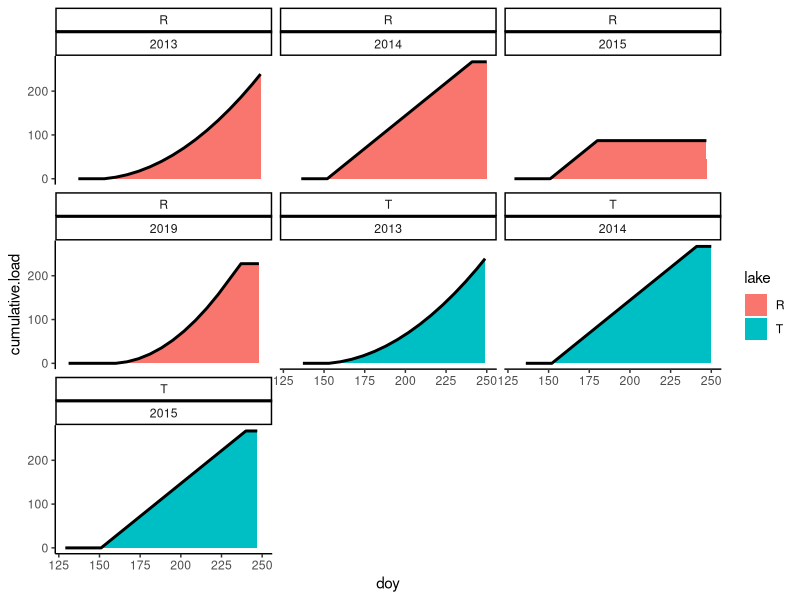
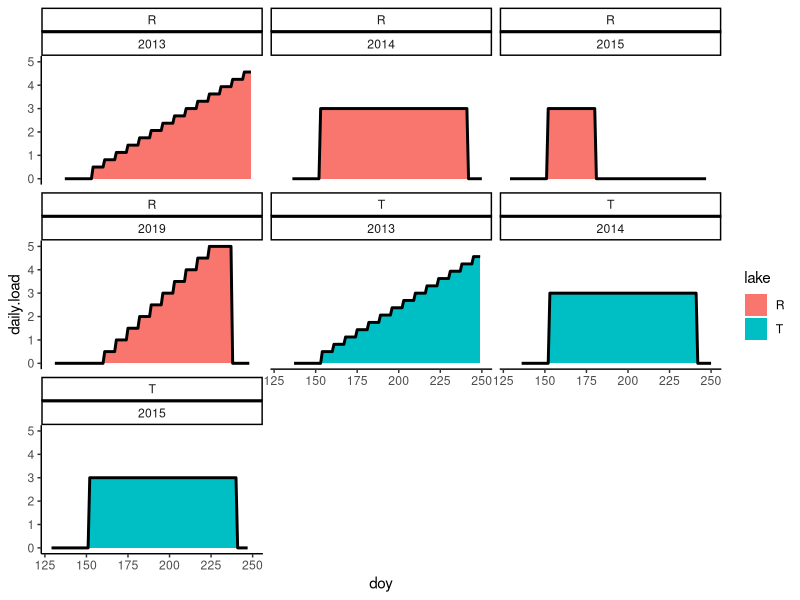

Here is the R script that generated these plots, in order:
# create a dataframe that has daily cumulative and single day P-load for
# each of the years I am using in analysis

library(tidyverse)

# create a dataframe with each of the lake_year combinations and all of the 
# days of the year empty

# get the lake_years and days from the chlorophyll data
chl = read.csv("./formatted data/manual_chlorophyll.csv")

nut.load = chl %>% mutate(cumulative.load = 0, daily.load = 0)

nut.load <- nut.load %>%
  dplyr::rename(doy = doyCat)


# Need nutrient loading rates for Tuesday in 2013, 2014, and 2015
# and Peter in 2013, 2014, 2015, and 2019

# From Wilkinson et al. 2018 (Ecological Monographs):

# 2013: 0.5 mg P*m-2*d-1 increasing weekly by 0.3125 mg P*m-2*d-1 until doy 203,
  # after which the weekly increase was 0.625 

# 2014: R and T had an aerial P loading rate of 3 mg P*m-2*d-1 from doy 153-241

# 2015: R had an aerial P loading rate of 3 mg P*m-2*d-1 from doy 152-180
#       T had an aerial P loading rate of 3 mg P*m-2*d-1 from doy 152-240
# 

# From Buelo et al. 2022 Ecological Applications:

# "In the second year, 2019, nutrients 
# were added to Peter Lake daily starting 
# on day of year 161 and ending on day of year 237. 
# Solutions of phosphoric acid and ammonium nitrate 
# were prepared and distributed by pumping them into the
# prop-wash of a boat propelled by an electric motor.
# Nutrients were added at a fixed 15:1 molar ratio of N:P, 
# with the loading rate starting at 0.5 mg P m−2 day−1 for the first week.
# Every 7 days, the nutrient loading rate was increased by 0.5 mg P m−2 day−1 
# until reaching a rate of 5 mg P m−2 day−1 in week 10, which was then maintained
# for 7 additional days before stopping nutrient additions."

# calculate the daily load for 2019
calculate_daily_load_2019 <- function(doy) {
  start_doy <- 161
  end_doy <- 237
  initial_load <- 0.5
  final_load <- 5
  load_increase <- 0.5
  weeks <- ((doy - start_doy) %/% 7) + 1
  
  ifelse(doy < start_doy | doy > end_doy,
         0,
         ifelse(weeks <= 10,
                initial_load + load_increase * (weeks - 1),
                final_load))
}

nut.load <- nut.load %>%
  mutate(daily.load = case_when(
    year == 2013 & (lake == "R" | lake == "T") & doy >= 154 ~ 0.5 + 0.3125 * ((doy - 154) %/% 7),
    year == 2013 & (lake == "R" | lake == "T") & doy < 154 ~ 0,
    year == 2013 & (lake == "R" | lake == "T") & doy > 203 ~ 0.5 + 0.625 * ((doy - 203) %/% 7),
    (lake == "R" | lake == "T") & year == 2014 & doy >= 153 & doy <= 241 ~ 3,
    (lake == "R") & year == 2015 & doy >= 152 & doy <= 180 ~ 3,
    (lake == "T") & year == 2015 & doy >= 152 & doy <= 240 ~ 3,
    (lake == "R") & year == 2019 & doy >= 161 & doy <= 237 ~ calculate_daily_load_2019(doy),
    TRUE ~ daily.load
  ))

nut.load = nut.load %>% mutate(year = as.factor(year))

# calculate the cumulative loading

nut.load = nut.load %>% 
  arrange(lake, year) %>%
  dplyr::group_by(lake, year) %>% 
  dplyr::mutate(cumulative.load = cumsum(daily.load))

nut.load.13.15 = nut.load %>% filter(year == 2013 | year == 2014 | year == 2015 | year == 2019)

ggplot(nut.load.13.15 %>% filter(lake != "L"), aes(x = doy, y = cumulative.load, fill = lake))+
  geom_area()+
  geom_line(color = "black", size = 1)+
  facet_wrap(lake~year)+
  theme_classic()

ggplot(nut.load.13.15 %>% filter(lake != "L"), aes(x = doy, y = daily.load, fill = lake))+
  geom_area()+
  geom_line(color = "black", size = 1)+
  facet_wrap(lake~year)+
  theme_classic()


# save the nutrient loading data to a file
write.csv(nut.load, "./formatted data/explanatory variables heatwaves.csv", row.names = FALSE)

